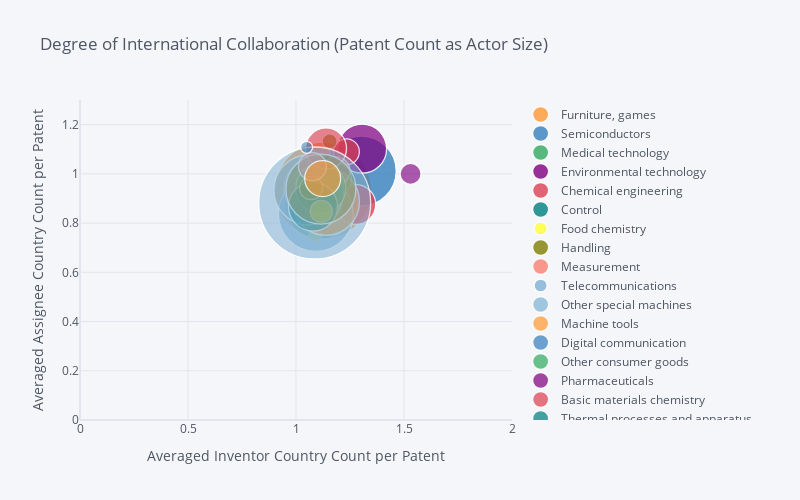

Notebook code cell kept with this figure:
### Code cell
S4.iplot(kind='bubble', x='Averaged Inventor Country Count per Patent', y='Averaged Assignee Country Count per Patent', 
           size='Patent_CNT',text='Techn_field',
          xTitle='Averaged Inventor Country Count per Patent', yTitle='Averaged Assignee Country Count per Patent',categories='Techn_field',
           title='Degree of International Collaboration (Patent Count as Actor Size)',filename='Degree of International Collaboration (Patent Count as Actor Size)'
        ,xrange=[0,2], yrange=[0,1.3], asImage=True, dimensions=(800, 500))

### Figure 1 — Plotly figure (JSON) as saved in the notebook; plotly's stock layout.template omitted (floating-point values rounded to 4 significant figures)
{"data": [{"marker": {"color": "rgba(255, 153, 51, 1.0)", "line": {"width": 1.3}, "opacity": 0.8, "size": [97], "symbol": "circle"}, "mode": "markers", "name": "Furniture, games", "text": ["Furniture, games"], "textfont": {"color": "#4D5663"}, "type": "scatter", "x": [1.125], "y": [0.9317]}, {"marker": {"color": "rgba(55, 128, 191, 1.0)", "line": {"width": 1.3}, "opacity": 0.8, "size": [70], "symbol": "circle"}, "mode": "markers", "name": "Semiconductors", "text": ["Semiconductors"], "textfont": {"color": "#4D5663"}, "type": "scatter", "x": [1.302], "y": [1.011]}, {"marker": {"color": "rgba(50, 171, 96, 1.0)", "line": {"width": 1.3}, "opacity": 0.8, "size": [74], "symbol": "circle"}, "mode": "markers", "name": "Medical technology", "text": ["Medical technology"], "textfont": {"color": "#4D5663"}, "type": "scatter", "x": [1.112], "y": [0.8855]}, {"marker": {"color": "rgba(128, 0, 128, 1.0)", "line": {"width": 1.3}, "opacity": 0.8, "size": [31], "symbol": "circle"}, "mode": "markers", "name": "Environmental technology", "text": ["Environmental technology"], "textfont": {"color": "#4D5663"}, "type": "scatter", "x": [1.136], "y": [0.8904]}, {"marker": {"color": "rgba(219, 64, 82, 1.0)", "line": {"width": 1.3}, "opacity": 0.8, "size": [40], "symbol": "circle"}, "mode": "markers", "name": "Chemical engineering", "text": ["Chemical engineering"], "textfont": {"color": "#4D5663"}, "type": "scatter", "x": [1.276], "y": [0.8754]}, {"marker": {"color": "rgba(0, 128, 128, 1.0)", "line": {"width": 1.3}, "opacity": 0.8, "size": [47], "symbol": "circle"}, "mode": "markers", "name": "Control", "text": ["Control"], "textfont": {"color": "#4D5663"}, "type": "scatter", "x": [1.147], "y": [0.9809]}, {"marker": {"color": "rgba(255, 255, 51, 1.0)", "line": {"width": 1.3}, "opacity": 0.8, "size": [13], "symbol": "circle"}, "mode": "markers", "name": "Food chemistry", "text": ["Food chemistry"], "textfont": {"color": "#4D5663"}, "type": "scatter", "x": [1.089], "y": [0.7474]}, {"marker": {"color": "rgba(128, 128, 0, 1.0)", "line": {"width": 1.3}, "opacity": 0.8, "size": [46], "symbol": "circle"}, "mode": "markers", "name": "Handling", "text": ["Handling"], "textfont": {"color": "#4D5663"}, "type": "scatter", "x": [1.068], "y": [0.9279]}, {"marker": {"color": "rgba(251, 128, 114, 1.0)", "line": {"width": 1.3}, "opacity": 0.8, "size": [38], "symbol": "circle"}, "mode": "markers", "name": "Measurement", "text": ["Measurement"], "textfont": {"color": "#4D5663"}, "type": "scatter", "x": [1.117], "y": [0.9456]}, {"marker": {"color": "rgba(128, 177, 211, 1.0)", "line": {"width": 1.3}, "opacity": 0.8, "size": [13], "symbol": "circle"}, "mode": "markers", "name": "Telecommunications", "text": ["Telecommunications"], "textfont": {"color": "#4D5663"}, "type": "scatter", "x": [1.209], "y": [0.9806]}, {"marker": {"color": "rgba(128, 177, 211, 0.8999999999999999)", "line": {"width": 1.3}, "opacity": 0.8, "size": [75], "symbol": "circle"}, "mode": "markers", "name": "Other special machines", "text": ["Other special machines"], "textfont": {"color": "#4D5663"}, "type": "scatter", "x": [1.092], "y": [0.8372]}, {"marker": {"color": "rgba(255, 153, 51, 0.8999999999999999)", "line": {"width": 1.3}, "opacity": 0.8, "size": [67], "symbol": "circle"}, "mode": "markers", "name": "Machine tools", "text": ["Machine tools"], "textfont": {"color": "#4D5663"}, "type": "scatter", "x": [1.139], "y": [0.8862]}, {"marker": {"color": "rgba(55, 128, 191, 0.8999999999999999)", "line": {"width": 1.3}, "opacity": 0.8, "size": [16], "symbol": "circle"}, "mode": "markers", "name": "Digital communication", "text": ["Digital communication"], "textfont": {"color": "#4D5663"}, "type": "scatter", "x": [1.192], "y": [1.092]}, {"marker": {"color": "rgba(50, 171, 96, 0.8999999999999999)", "line": {"width": 1.3}, "opacity": 0.8, "size": [45], "symbol": "circle"}, "mode": "markers", "name": "Other consumer goods", "text": ["Other consumer goods"], "textfont": {"color": "#4D5663"}, "type": "scatter", "x": [1.108], "y": [0.8936]}, {"marker": {"color": "rgba(128, 0, 128, 0.8999999999999999)", "line": {"width": 1.3}, "opacity": 0.8, "size": [49], "symbol": "circle"}, "mode": "markers", "name": "Pharmaceuticals", "text": ["Pharmaceuticals"], "textfont": {"color": "#4D5663"}, "type": "scatter", "x": [1.306], "y": [1.102]}, {"marker": {"color": "rgba(219, 64, 82, 0.8999999999999999)", "line": {"width": 1.3}, "opacity": 0.8, "size": [26], "symbol": "circle"}, "mode": "markers", "name": "Basic materials chemistry ", "text": ["Basic materials chemistry "], "textfont": {"color": "#4D5663"}, "type": "scatter", "x": [1.233], "y": [1.089]}, {"marker": {"color": "rgba(0, 128, 128, 0.8999999999999999)", "line": {"width": 1.3}, "opacity": 0.8, "size": [31], "symbol": "circle"}, "mode": "markers", "name": "Thermal processes and apparatus", "text": ["Thermal processes and apparatus"], "textfont": {"color": "#4D5663"}, "type": "scatter", "x": [1.15], "y": [0.9196]}, {"marker": {"color": "rgba(255, 255, 51, 0.8999999999999999)", "line": {"width": 1.3}, "opacity": 0.8, "size": [12], "symbol": "circle"}, "mode": "markers", "name": "IT methods for management", "text": ["IT methods for management"], "textfont": {"color": "#4D5663"}, "type": "scatter", "x": [1.025], "y": [0.9753]}, {"marker": {"color": "rgba(128, 128, 0, 0.8999999999999999)", "line": {"width": 1.3}, "opacity": 0.8, "size": [15], "symbol": "circle"}, "mode": "markers", "name": "Organic fine chemistry", "text": ["Organic fine chemistry"], "textfont": {"color": "#4D5663"}, "type": "scatter", "x": [1.156], "y": [1.132]}, {"marker": {"color": "rgba(251, 128, 114, 0.8999999999999999)", "line": {"width": 1.3}, "opacity": 0.8, "size": [28], "symbol": "circle"}, "mode": "markers", "name": "Surface technology, coating", "text": ["Surface technology, coating"], "textfont": {"color": "#4D5663"}, "type": "scatter", "x": [1.185], "y": [1.012]}, {"marker": {"color": "rgba(251, 128, 114, 0.7999999999999998)", "line": {"width": 1.3}, "opacity": 0.8, "size": [58], "symbol": "circle"}, "mode": "markers", "name": "Engines, pumps, turbines", "text": ["Engines, pumps, turbines"], "textfont": {"color": "#4D5663"}, "type": "scatter", "x": [1.078], "y": [0.9402]}, {"marker": {"color": "rgba(128, 177, 211, 0.7999999999999998)", "line": {"width": 1.3}, "opacity": 0.8, "size": [70], "symbol": "circle"}, "mode": "markers", "name": "Mechanical elements", "text": ["Mechanical elements"], "textfont": {"color": "#4D5663"}, "type": "scatter", "x": [1.059], "y": [0.9343]}, {"marker": {"color": "rgba(255, 153, 51, 0.7999999999999998)", "line": {"width": 1.3}, "opacity": 0.8, "size": [25], "symbol": "circle"}, "mode": "markers", "name": "Optics", "text": ["Optics"], "textfont": {"color": "#4D5663"}, "type": "scatter", "x": [1.101], "y": [0.862]}, {"marker": {"color": "rgba(55, 128, 191, 0.7999999999999998)", "line": {"width": 1.3}, "opacity": 0.8, "size": [20], "symbol": "circle"}, "mode": "markers", "name": "Biotechnology", "text": ["Biotechnology"], "textfont": {"color": "#4D5663"}, "type": "scatter", "x": [1.101], "y": [1.028]}, {"marker": {"color": "rgba(50, 171, 96, 0.7999999999999998)", "line": {"width": 1.3}, "opacity": 0.8, "size": [50], "symbol": "circle"}, "mode": "markers", "name": "Electrical machinery, apparatus, energy", "text": ["Electrical machinery, apparatus, energy"], "textfont": {"color": "#4D5663"}, "type": "scatter", "x": [1.115], "y": [0.9406]}, {"marker": {"color": "rgba(128, 0, 128, 0.7999999999999998)", "line": {"width": 1.3}, "opacity": 0.8, "size": [21], "symbol": "circle"}, "mode": "markers", "name": "Macromolecular chemistry, polymers", "text": ["Macromolecular chemistry, polymers"], "textfont": {"color": "#4D5663"}, "type": "scatter", "x": [1.531], "y": [1]}, {"marker": {"color": "rgba(219, 64, 82, 0.7999999999999998)", "line": {"width": 1.3}, "opacity": 0.8, "size": [41], "symbol": "circle"}, "mode": "markers", "name": "Materials, metallurgy", "text": ["Materials, metallurgy"], "textfont": {"color": "#4D5663"}, "type": "scatter", "x": [1.139], "y": [1.103]}, {"marker": {"color": "rgba(0, 128, 128, 0.7999999999999998)", "line": {"width": 1.3}, "opacity": 0.8, "size": [49], "symbol": "circle"}, "mode": "markers", "name": "Textile and paper machines", "text": ["Textile and paper machines"], "textfont": {"color": "#4D5663"}, "type": "scatter", "x": [1.079], "y": [0.8672]}, {"marker": {"color": "rgba(255, 255, 51, 0.7999999999999998)", "line": {"width": 1.3}, "opacity": 0.8, "size": [22], "symbol": "circle"}, "mode": "markers", "name": "Analysis of biological materials", "text": ["Analysis of biological materials"], "textfont": {"color": "#4D5663"}, "type": "scatter", "x": [1.117], "y": [0.8478]}, {"marker": {"color": "rgba(128, 128, 0, 0.7999999999999998)", "line": {"width": 1.3}, "opacity": 0.8, "size": [23], "symbol": "circle"}, "mode": "markers", "name": "Audio-visual technology", "text": ["Audio-visual technology"], "textfont": {"color": "#4D5663"}, "type": "scatter", "x": [1.07], "y": [0.9417]}, {"marker": {"color": "rgba(128, 128, 0, 0.7)", "line": {"width": 1.3}, "opacity": 0.8, "size": [70], "symbol": "circle"}, "mode": "markers", "name": "Transport", "text": ["Transport"], "textfont": {"color": "#4D5663"}, "type": "scatter", "x": [1.115], "y": [0.9382]}, {"marker": {"color": "rgba(251, 128, 114, 0.7)", "line": {"width": 1.3}, "opacity": 0.8, "size": [28], "symbol": "circle"}, "mode": "markers", "name": "Basic communication processes", "text": ["Basic communication processes"], "textfont": {"color": "#4D5663"}, "type": "scatter", "x": [1.076], "y": [1.03]}, {"marker": {"color": "rgba(128, 177, 211, 0.7)", "line": {"width": 1.3}, "opacity": 0.8, "size": [112], "symbol": "circle"}, "mode": "markers", "name": "Civil engineering", "text": ["Civil engineering"], "textfont": {"color": "#4D5663"}, "type": "scatter", "x": [1.086], "y": [0.8815]}, {"marker": {"color": "rgba(255, 153, 51, 0.7)", "line": {"width": 1.3}, "opacity": 0.8, "size": [36], "symbol": "circle"}, "mode": "markers", "name": "Computer technology", "text": ["Computer technology"], "textfont": {"color": "#4D5663"}, "type": "scatter", "x": [1.123], "y": [0.9806]}, {"marker": {"color": "rgba(55, 128, 191, 0.7)", "line": {"width": 1.3}, "opacity": 0.8, "size": [12], "symbol": "circle"}, "mode": "markers", "name": "Micro-structural and nano-technology", "text": ["Micro-structural and nano-technology"], "textfont": {"color": "#4D5663"}, "type": "scatter", "x": [1.049], "y": [1.108]}], "layout": {"height": 500, "legend": {"bgcolor": "#F5F6F9", "font": {"color": "#4D5663"}}, "paper_bgcolor": "#F5F6F9", "plot_bgcolor": "#F5F6F9", "title": {"font": {"color": "#4D5663"}, "text": "Degree of International Collaboration (Patent Count as Actor Size)"}, "width": 800, "xaxis": {"gridcolor": "#E1E5ED", "range": [0, 2], "showgrid": true, "tickfont": {"color": "#4D5663"}, "title": {"font": {"color": "#4D5663"}, "text": "Averaged Inventor Country Count per Patent"}, "zerolinecolor": "#E1E5ED"}, "yaxis": {"gridcolor": "#E1E5ED", "range": [0, 1.3], "showgrid": true, "tickfont": {"color": "#4D5663"}, "title": {"font": {"color": "#4D5663"}, "text": "Averaged Assignee Country Count per Patent"}, "zerolinecolor": "#E1E5ED"}}}
